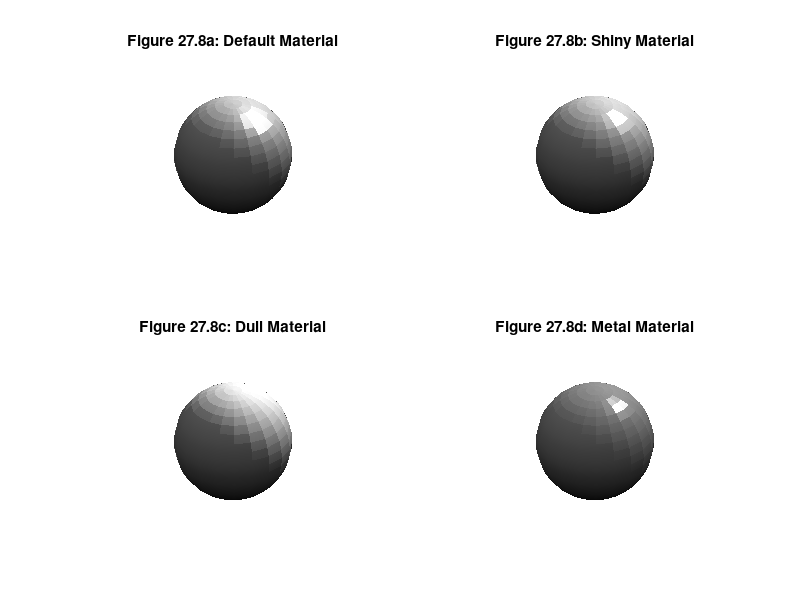

The MATLAB source for this figure:
% MATLAB Script: SphereMaterialPlot.m

% Default Material Sphere Plot
subplot(2,2,1)
sphere
colormap("gray")
light
shading interp
axis square off
material default
title('Figure 27.8a: Default Material')

% Shiny Material Sphere Plot
subplot(2,2,2)
sphere
light
shading interp
axis square off
material shiny
title('Figure 27.8b: Shiny Material')

% Dull Material Sphere Plot
subplot(2,2,3)
sphere
light
shading interp
axis square off
material dull
title('Figure 27.8c: Dull Material')

% Metal Material Sphere Plot
subplot(2,2,4)
sphere
light
shading interp
axis square off
material metal
title('Figure 27.8d: Metal Material')
